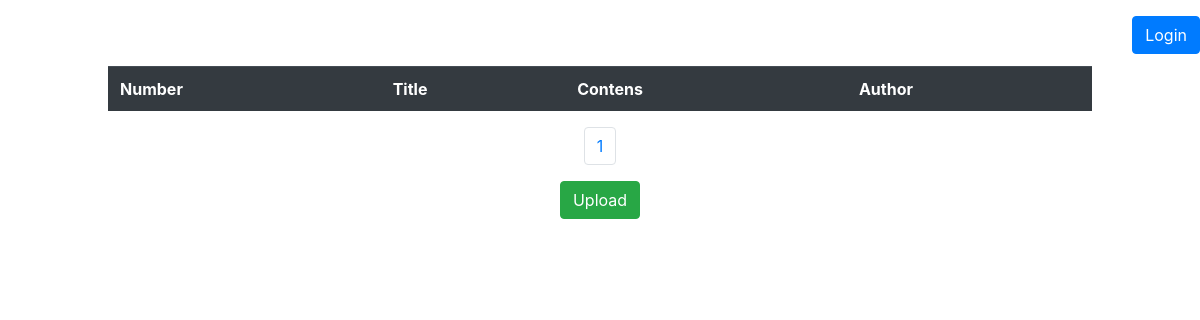
Page /dashboard/ on the earlier database version.
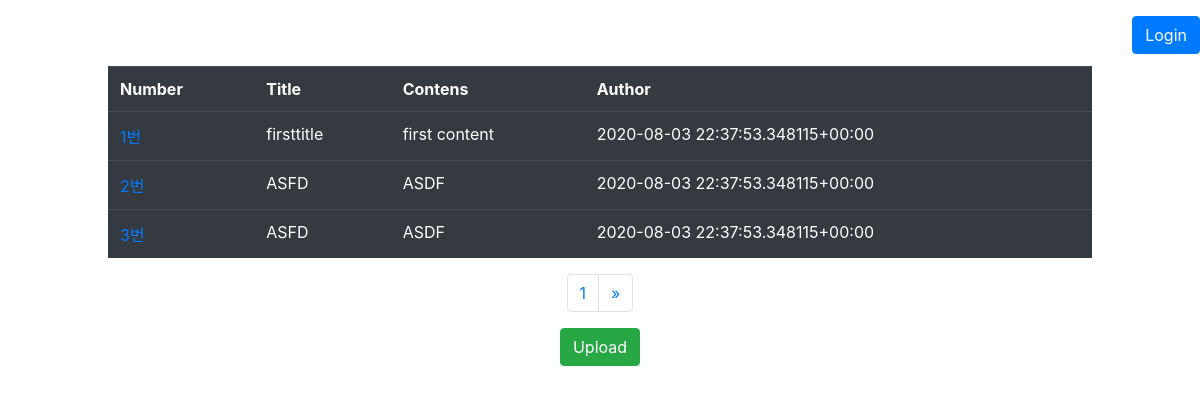
Same page on the later database version.
### dashboard/models.py (models this page shows, shortened)
class Item(models.Model):
    id = models.AutoField(primary_key=True)
    title       = models.CharField(max_length = 20)
    contents    = models.CharField(max_length = 20)
    author = models.CharField(max_length=20)

### dashboard/views.py (the view)
# urls.py: path('',views.list,name='list'),
def list(request):
    items = Item.objects.all()
    pagingItems = Paginator(items,3)
    pageNumber = request.GET.get('page')
    pagedItems = pagingItems.get_page(pageNumber)
    context =  {'items':pagedItems}
    return render(request,'dashboard/list.html',context)

### dashboard/templates/dashboard/list.html (shortened to what this page needs)
{% extends 'base.html' %}
{% load bootstrap4 %}
{% block content %}
<div class="row justify-content-center">
    <table class='table table-dark' style="margin-top: 50px;width:80%">
        <thead>
            <tr>
                <td><B>Number</B></td>
                <td><B>Title</B></td>
                <td><B>Contens</B></td>
                <td><B>Author</B></td>
            </tr>
        </thead>
        <tbody>
            {% for item in items %}
            <tr>
                <td><a href="{% url 'dashboard:detail' item.id %}">{{item.id}}번</a></td>
                <td>{{item.title}}</td>
                <td>{{item.contents}}</td>
                <td>{{item.author}}</td>
            </tr>
            {% endfor %}
    </table>
</div>
<div class="row justify-content-center">
    <div class="pagination">
        <ul class="pagination">
            <li class="page-item"><a class="page-link" href="?page={{ items.number }}">{{items.number}}</a></li>
            {% if items.has_next %}
            <li class="page-item">
                <a class="page-link" href="?page={{ items.next_page_number }}" aria-label="Next">
                    <span aria-hidden="true">&raquo;</span>
                </a>
            </li>
            {% endif %}
        </ul>
    </div>
</div>
<div class="row justify-content-center">
    <button type="button" class="btn btn-success" onclick="location.href='{% url 'dashboard:upload' %}'">Upload</button>
</div>
{% endblock %}

### static/templates/base.html (shortened to what this page needs)
{% load static %}
<head>
    <link rel="stylesheet" href="https://stackpath.bootstrapcdn.com/bootstrap/4.3.1/css/bootstrap.min.css"
>
    <link rel="stylesheet" href="{% static 'css/index.css' %}">
</head>
<body>
    {% if user.is_authenticated %}
    <div class="center">
    <h2>{{ user.get_username }}</h2>
    </div>
    <div class="right">
    <button type="button" class="btn btn-primary"
            onclick="location.href='{% url 'login:logout' %}'">Logout</button>
    </div>
    {% else %}
    <p>
    <div class="right">
        <button type="button" class="btn btn-primary"
            onclick="location.href='{% url 'login:login' %}'">Login</button>
    </div>
    </p>
    {% endif %}
    {% block content %}
    {% endblock %}
</body>

### static/css/index.css (style rules this page uses)
.right { position: absolute; right: 0px; }

Differences in the rows shown:
added Item: id "1", title "firsttitle", contents "first content", author "2020-08-03 22:37:53.348115+00:00"
added Item: id "2", title "ASFD", contents "ASDF", author "2020-08-03 22:37:53.348115+00:00"
added Item: id "3", title "ASFD", contents "ASDF", author "2020-08-03 22:37:53.348115+00:00"
